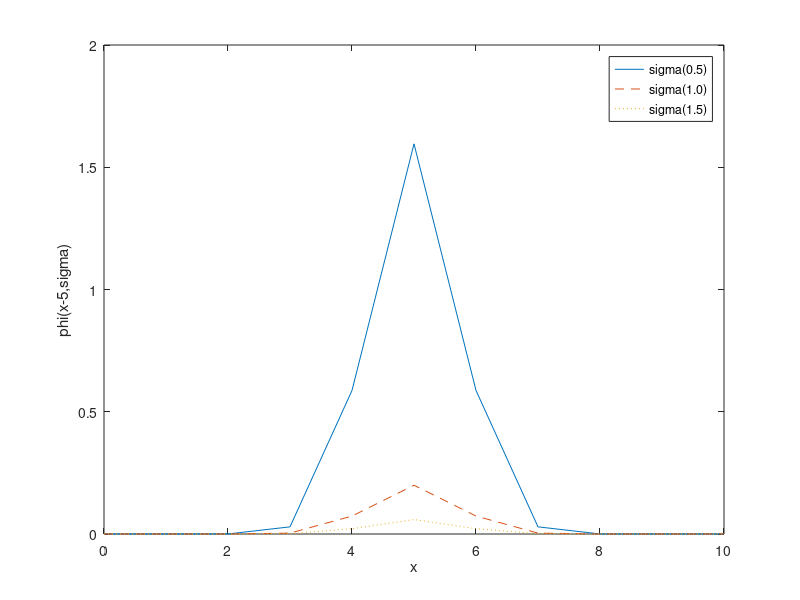

Write the MATLAB code that produced this figure.
mu = 5
e = 2.718
x = [0:1:10]
y1 = (1 / ((0.5) * sqrt(2 * pi))) * e.^-((x-mu).^2) / (2 * (0.5).^2)
y2 = (1 / ((1.0) * sqrt(2 * pi))) * e.^-((x-mu).^2) / (2 * (1.0).^2)
y3 = (1 / ((1.5) * sqrt(2 * pi))) * e.^-((x-mu).^2) / (2 * (1.5).^2)

%1/((sigma)*sqrt(2*pi)) * e^-((x-5)^2/(2(sigma)^2)
y_values = []
sigma = 0.5:0.5:1.5
   


plot(x,y1,"-", x,y2,"--", x,y3,":")
xlabel('x')
ylabel('phi(x-5,sigma)')
legend('sigma(0.5)', 'sigma(1.0)', 'sigma(1.5)')
